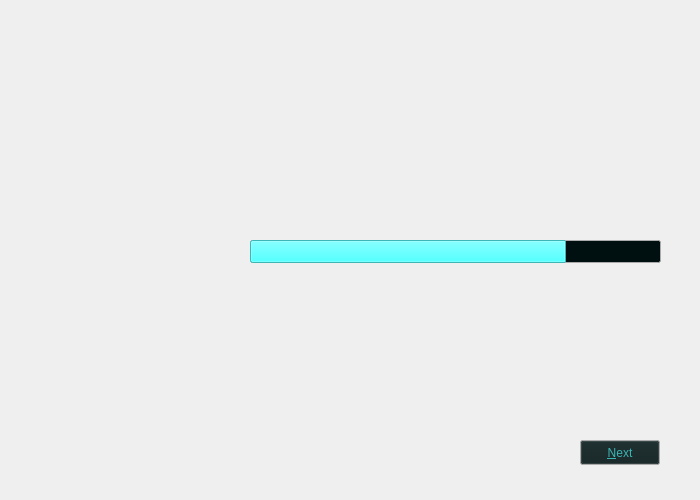
<?xml version="1.0" encoding="UTF-8"?>
<ui version="4.0">
 <class>LoadScreen</class>
 <widget class="QWidget" name="LoadScreen">
  <property name="geometry">
   <rect>
    <x>0</x>
    <y>0</y>
    <width>700</width>
    <height>500</height>
   </rect>
  </property>
  <property name="sizePolicy">
   <sizepolicy hsizetype="Fixed" vsizetype="Fixed">
    <horstretch>0</horstretch>
    <verstretch>0</verstretch>
   </sizepolicy>
  </property>
  <property name="minimumSize">
   <size>
    <width>700</width>
    <height>500</height>
   </size>
  </property>
  <property name="maximumSize">
   <size>
    <width>700</width>
    <height>500</height>
   </size>
  </property>
  <property name="windowTitle">
   <string>Form</string>
  </property>
  <widget class="QStackedWidget" name="stackedWidget">
   <property name="geometry">
    <rect>
     <x>0</x>
     <y>0</y>
     <width>700</width>
     <height>500</height>
    </rect>
   </property>
   <property name="minimumSize">
    <size>
     <width>700</width>
     <height>500</height>
    </size>
   </property>
   <property name="maximumSize">
    <size>
     <width>700</width>
     <height>500</height>
    </size>
   </property>
   <widget class="QWidget" name="loadScreenPage">
    <widget class="QLabel" name="background">
     <property name="geometry">
      <rect>
       <x>0</x>
       <y>0</y>
       <width>700</width>
       <height>500</height>
      </rect>
     </property>
     <property name="sizePolicy">
      <sizepolicy hsizetype="Fixed" vsizetype="Fixed">
       <horstretch>0</horstretch>
       <verstretch>0</verstretch>
      </sizepolicy>
     </property>
     <property name="minimumSize">
      <size>
       <width>700</width>
       <height>500</height>
      </size>
     </property>
     <property name="maximumSize">
      <size>
       <width>700</width>
       <height>500</height>
      </size>
     </property>
     <property name="text">
      <string/>
     </property>
     <property name="pixmap">
      <pixmap resource="../../resources.qrc">:/src/resources/backgrounds/load.png</pixmap>
     </property>
    </widget>
    <widget class="QProgressBar" name="progressBar">
     <property name="enabled">
      <bool>true</bool>
     </property>
     <property name="geometry">
      <rect>
       <x>250</x>
       <y>240</y>
       <width>411</width>
       <height>23</height>
      </rect>
     </property>
     <property name="palette">
      <palette>
       <active>
        <colorrole role="Base">
         <brush brushstyle="SolidPattern">
          <color alpha="255">
           <red>0</red>
           <green>16</green>
           <blue>16</blue>
          </color>
         </brush>
        </colorrole>
        <colorrole role="Highlight">
         <brush brushstyle="SolidPattern">
          <color alpha="255">
           <red>85</red>
           <green>255</green>
           <blue>255</blue>
          </color>
         </brush>
        </colorrole>
       </active>
       <inactive>
        <colorrole role="Base">
         <brush brushstyle="SolidPattern">
          <color alpha="255">
           <red>0</red>
           <green>16</green>
           <blue>16</blue>
          </color>
         </brush>
        </colorrole>
        <colorrole role="Highlight">
         <brush brushstyle="SolidPattern">
          <color alpha="255">
           <red>85</red>
           <green>255</green>
           <blue>255</blue>
          </color>
         </brush>
        </colorrole>
       </inactive>
       <disabled>
        <colorrole role="Base">
         <brush brushstyle="SolidPattern">
          <color alpha="255">
           <red>238</red>
           <green>238</green>
           <blue>238</blue>
          </color>
         </brush>
        </colorrole>
        <colorrole role="Highlight">
         <brush brushstyle="SolidPattern">
          <color alpha="255">
           <red>159</red>
           <green>159</green>
           <blue>159</blue>
          </color>
         </brush>
        </colorrole>
       </disabled>
      </palette>
     </property>
     <property name="font">
      <font>
       <pointsize>11</pointsize>
       <weight>75</weight>
       <bold>true</bold>
      </font>
     </property>
     <property name="autoFillBackground">
      <bool>false</bool>
     </property>
     <property name="value">
      <number>77</number>
     </property>
     <property name="textVisible">
      <bool>false</bool>
     </property>
     <property name="invertedAppearance">
      <bool>false</bool>
     </property>
    </widget>
    <widget class="QPushButton" name="nextButton">
     <property name="geometry">
      <rect>
       <x>580</x>
       <y>440</y>
       <width>80</width>
       <height>25</height>
      </rect>
     </property>
     <property name="palette">
      <palette>
       <active>
        <colorrole role="Button">
         <brush brushstyle="SolidPattern">
          <color alpha="255">
           <red>18</red>
           <green>34</green>
           <blue>34</blue>
          </color>
         </brush>
        </colorrole>
        <colorrole role="ButtonText">
         <brush brushstyle="SolidPattern">
          <color alpha="255">
           <red>60</red>
           <green>180</green>
           <blue>180</blue>
          </color>
         </brush>
        </colorrole>
        <colorrole role="Base">
         <brush brushstyle="SolidPattern">
          <color alpha="255">
           <red>18</red>
           <green>34</green>
           <blue>34</blue>
          </color>
         </brush>
        </colorrole>
       </active>
       <inactive>
        <colorrole role="Button">
         <brush brushstyle="SolidPattern">
          <color alpha="255">
           <red>18</red>
           <green>34</green>
           <blue>34</blue>
          </color>
         </brush>
        </colorrole>
        <colorrole role="ButtonText">
         <brush brushstyle="SolidPattern">
          <color alpha="255">
           <red>60</red>
           <green>180</green>
           <blue>180</blue>
          </color>
         </brush>
        </colorrole>
        <colorrole role="Base">
         <brush brushstyle="SolidPattern">
          <color alpha="255">
           <red>18</red>
           <green>34</green>
           <blue>34</blue>
          </color>
         </brush>
        </colorrole>
       </inactive>
       <disabled>
        <colorrole role="Button">
         <brush brushstyle="SolidPattern">
          <color alpha="255">
           <red>18</red>
           <green>34</green>
           <blue>34</blue>
          </color>
         </brush>
        </colorrole>
        <colorrole role="ButtonText">
         <brush brushstyle="SolidPattern">
          <color alpha="255">
           <red>119</red>
           <green>119</green>
           <blue>119</blue>
          </color>
         </brush>
        </colorrole>
        <colorrole role="Base">
         <brush brushstyle="SolidPattern">
          <color alpha="255">
           <red>238</red>
           <green>238</green>
           <blue>238</blue>
          </color>
         </brush>
        </colorrole>
       </disabled>
      </palette>
     </property>
     <property name="text">
      <string>&amp;Next</string>
     </property>
    </widget>
   </widget>
  </widget>
 </widget>
 <resources>
  <include location="../../resources.qrc"/>
 </resources>
 <connections/>
</ui>
